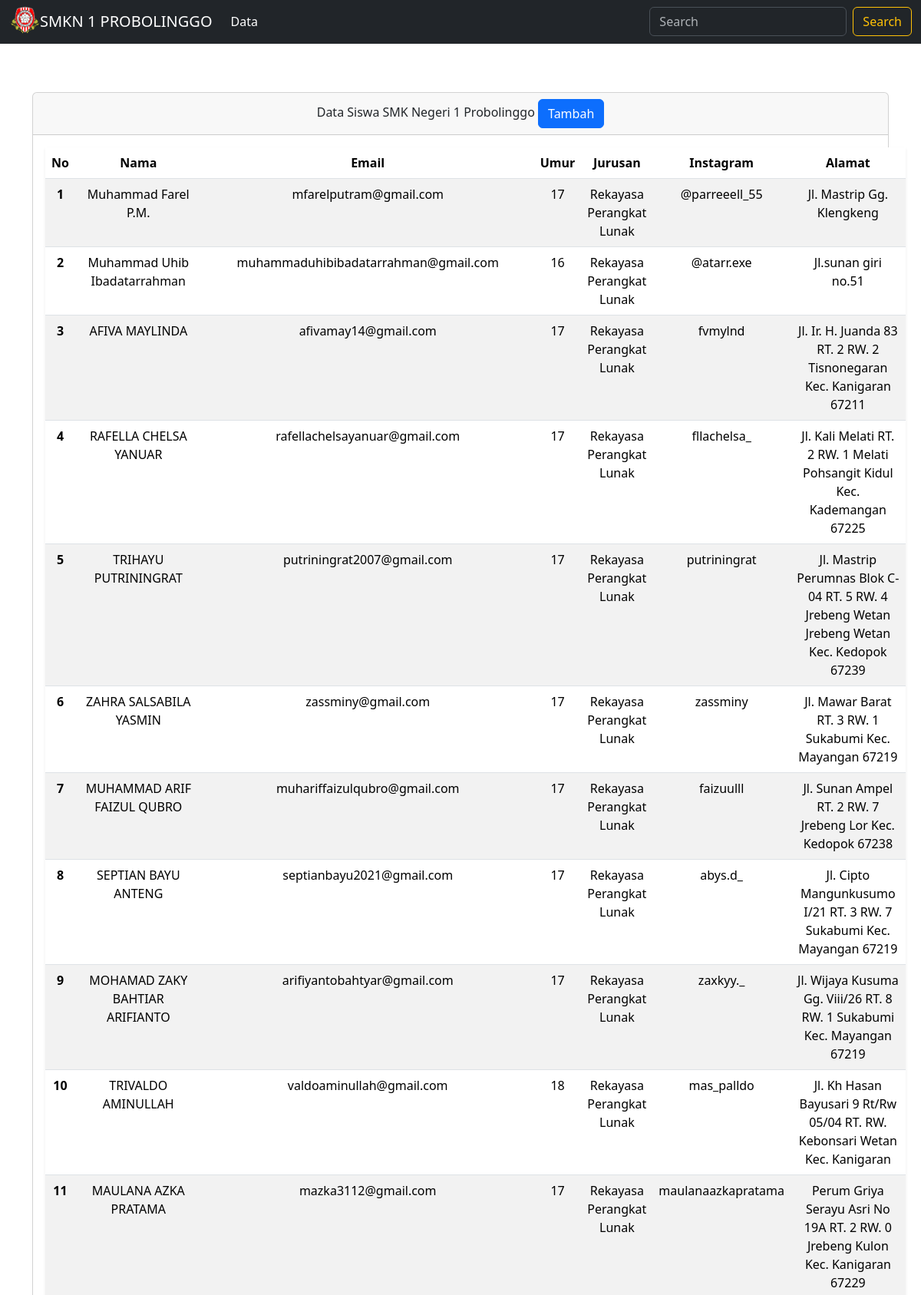
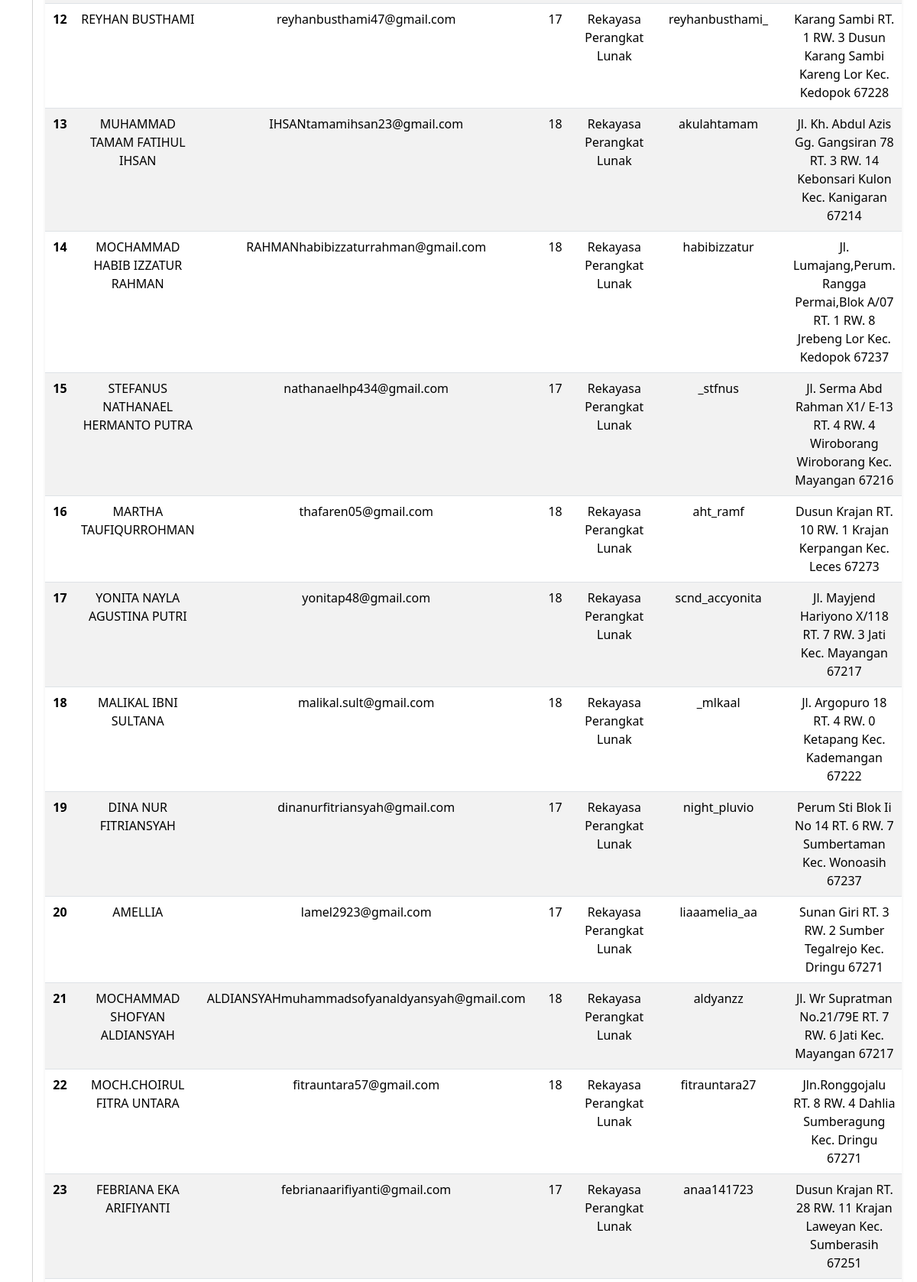
/page/data.php (upper part), run on the app's committed database (2 pictures, top to bottom).
### tables this page shows
CREATE TABLE `tbsiswa` (
  `id` int(11) NOT NULL,
  `nama` varchar(50) NOT NULL,
  `email` varchar(50) NOT NULL,
  `umur` varchar(50) NOT NULL,
  `jurusan` varchar(50) NOT NULL,
  `sosmed` varchar(50) NOT NULL,
  `alamat` varchar(225) NOT NULL
);

### page/data.php (the view, shortened to what this page needs)
<!DOCTYPE html>
<html lang="en">
<head>
    <link rel="stylesheet" href="https://cdn.jsdelivr.net/npm/@docsearch/css@3">
    <link rel="stylesheet" href="../assets/dist/css/bootstrap.min.css">
</head>
<body>
    <header data-bs-theme="dark">
  <nav class="navbar navbar-expand-md navbar-dark fixed-top bg-dark">
    <div class="container-fluid">
        <img src="../image/logo smkn.png" alt="" width="40px">
      <a class="navbar-brand" href="../index.php">SMKN 1 PROBOLINGGO</a>
      <div class="collapse navbar-collapse" id="navbarCollapse">
        <ul class="navbar-nav me-auto mb-2 mb-md-0">
          <li class="nav-item">
            <a class="nav-link active" aria-current="page" href="data.php">Data</a>
          </li>
        </ul>
        <form class="d-flex" role="search">
          <input class="form-control me-2" type="search" placeholder="Search" aria-label="Search">
          <button class="btn btn-outline-warning" type="submit">Search</button>
        </form>
      </div>
    </div>
  </nav>
</header>
    <br><br><br><br><br>
    <main>
    <?php
    include('../config/config.php');
    $sql = "SELECT nama, email, umur, jurusan, sosmed, alamat FROM tbsiswa";
    $result = $conn->query($sql);
    ?>
    <div class="container text-center">
        <div class="row align-items-center">
            <div class="col">
                <div class="card">
                <div class="card-header">
                        Data Siswa SMK Negeri 1 Probolinggo  <a href="tambah.php" class="btn btn-primary">Tambah</a>
                    </div>
                    <ul class="list-group list-group-flush">
                        <li class="list-group-item">
                        <table class="table table-striped mt-2 shadow-sm">
                         <thead>
                            <tr>
                            <th scope="col">No</th>
                            <th scope="col">Nama</th>
                            <th scope="col">Email</th>
                            <th scope="col">Umur</th>
                            <th scope="col">Jurusan</th>
                            <th scope="col">Instagram</th>
                            <th scope="col">Alamat</th>
                            </tr>
                        </thead>
                        <tbody>
                        <?php if ($result->num_rows > 0): ?>
                            <?php $no = 1; ?>
                            <?php while($row = $result->fetch_assoc()): ?>
                                <tr>
                                    <th scope="row"><?= $no++ ?></th>
                                    <td><?= htmlspecialchars($row['nama']) ?></td>
                                    <td><?= htmlspecialchars($row['email']) ?></td>
                                    <td><?= htmlspecialchars($row['umur']) ?></td>
                                    <td><?= htmlspecialchars($row['jurusan']) ?></td>
                                    <td><?= htmlspecialchars($row['sosmed']) ?></td>
                                    <td><?= htmlspecialchars($row['alamat']) ?></td>
                                </tr>
                            <?php endwhile; ?>
                        <?php else: ?>
                            <tr>
                                <td colspan="3">No data found</td>
                            </tr>
                        <?php endif; ?>
                        </tbody>
                        </table>
                        </li>
                    </ul>
                </div>
                </div>
        </div>
    </div>
    </main>
</body>
</html>

### data on the page
tbsiswa: nama "Muhammad Farel P.M.", email "mfarelputram@gmail.com", umur "17", jurusan "Rekayasa Perangkat Lunak", sosmed "@parreeell_55", alamat "Jl. Mastrip Gg. Klengkeng"
tbsiswa: nama "Muhammad Uhib Ibadatarrahman", email "muhammaduhibibadatarrahman@gmail.com", umur "16", jurusan "Rekayasa Perangkat Lunak", sosmed "@atarr.exe", alamat "Jl.sunan giri no.51"
tbsiswa: nama "AFIVA MAYLINDA", email "afivamay14@gmail.com", umur "17", jurusan "Rekayasa Perangkat Lunak", sosmed "fvmylnd", alamat "Jl. Ir. H. Juanda 83 RT. 2 RW. 2 Tisnonegaran Kec. Kanigaran 67211"
tbsiswa: nama "RAFELLA CHELSA YANUAR", email "rafellachelsayanuar@gmail.com", umur "17", jurusan "Rekayasa Perangkat Lunak", sosmed "fllachelsa_", alamat "Jl. Kali Melati RT. 2 RW. 1 Melati Pohsangit Kidul Kec. Kademangan 67225"
tbsiswa: nama "TRIHAYU PUTRININGRAT", email "putriningrat2007@gmail.com", umur "17", jurusan "Rekayasa Perangkat Lunak", sosmed "putriningrat", alamat "Jl. Mastrip Perumnas Blok C-04 RT. 5 RW. 4 Jrebeng Wetan Jrebeng Wetan Kec. Kedopok 67239"
tbsiswa: nama "ZAHRA SALSABILA YASMIN", email "zassminy@gmail.com", umur "17", jurusan "Rekayasa Perangkat Lunak", sosmed "zassminy", alamat "Jl. Mawar Barat RT. 3 RW. 1 Sukabumi Kec. Mayangan 67219"
tbsiswa: nama "MUHAMMAD ARIF FAIZUL QUBRO", email "muhariffaizulqubro@gmail.com", umur "17", jurusan "Rekayasa Perangkat Lunak", sosmed "faizuulll", alamat "Jl. Sunan Ampel RT. 2 RW. 7 Jrebeng Lor Kec. Kedopok 67238"
tbsiswa: nama "SEPTIAN BAYU ANTENG", email "septianbayu2021@gmail.com", umur "17", jurusan "Rekayasa Perangkat Lunak", sosmed "abys.d_", alamat "Jl. Cipto Mangunkusumo I/21 RT. 3 RW. 7 Sukabumi Kec. Mayangan 67219"
tbsiswa: nama "MOHAMAD ZAKY BAHTIAR ARIFIANTO", email "arifiyantobahtyar@gmail.com", umur "17", jurusan "Rekayasa Perangkat Lunak", sosmed "zaxkyy._", alamat "Jl. Wijaya Kusuma Gg. Viii/26 RT. 8 RW. 1 Sukabumi Kec. Mayangan 67219"
tbsiswa: nama "TRIVALDO AMINULLAH", email "valdoaminullah@gmail.com", umur "18", jurusan "Rekayasa Perangkat Lunak", sosmed "mas_palldo", alamat "Jl. Kh Hasan Bayusari 9 Rt/Rw 05/04 RT. RW. Kebonsari Wetan Kec. Kanigaran"
tbsiswa: nama "MAULANA AZKA PRATAMA", email "mazka3112@gmail.com", umur "17", jurusan "Rekayasa Perangkat Lunak", sosmed "maulanaazkapratama", alamat "Perum Griya Serayu Asri No 19A RT. 2 RW. 0 Jrebeng Kulon Kec. Kanigaran 67229"
tbsiswa: nama "REYHAN BUSTHAMI", email "reyhanbusthami47@gmail.com", umur "17", jurusan "Rekayasa Perangkat Lunak", sosmed "reyhanbusthami_", alamat "Karang Sambi RT. 1 RW. 3 Dusun Karang Sambi Kareng Lor Kec. Kedopok 67228"
tbsiswa: nama "MUHAMMAD TAMAM FATIHUL IHSAN", email "IHSANtamamihsan23@gmail.com", umur "18", jurusan "Rekayasa Perangkat Lunak", sosmed "akulahtamam", alamat "Jl. Kh. Abdul Azis Gg. Gangsiran 78 RT. 3 RW. 14 Kebonsari Kulon Kec. Kanigaran 67214"
tbsiswa: nama "MOCHAMMAD HABIB IZZATUR RAHMAN", email "RAHMANhabibizzaturrahman@gmail.com", umur "18", jurusan "Rekayasa Perangkat Lunak", sosmed "habibizzatur", alamat "Jl. Lumajang,Perum. Rangga Permai,Blok A/07 RT. 1 RW. 8 Jrebeng Lor Kec. Kedopok 67237"
tbsiswa: nama "STEFANUS NATHANAEL HERMANTO PUTRA", email "nathanaelhp434@gmail.com", umur "17", jurusan "Rekayasa Perangkat Lunak", sosmed "_stfnus", alamat "Jl. Serma Abd Rahman X1/ E-13 RT. 4 RW. 4 Wiroborang Wiroborang Kec. Mayangan 67216"
tbsiswa: nama "MARTHA TAUFIQURROHMAN", email "thafaren05@gmail.com", umur "18", jurusan "Rekayasa Perangkat Lunak", sosmed "aht_ramf", alamat "Dusun Krajan RT. 10 RW. 1 Krajan Kerpangan Kec. Leces 67273"
tbsiswa: nama "YONITA NAYLA AGUSTINA PUTRI", email "yonitap48@gmail.com", umur "18", jurusan "Rekayasa Perangkat Lunak", sosmed "scnd_accyonita", alamat "Jl. Mayjend Hariyono X/118 RT. 7 RW. 3 Jati Kec. Mayangan 67217"
tbsiswa: nama "MALIKAL IBNI SULTANA", email "malikal.sult@gmail.com", umur "18", jurusan "Rekayasa Perangkat Lunak", sosmed "_mlkaal", alamat "Jl. Argopuro 18 RT. 4 RW. 0 Ketapang Kec. Kademangan 67222"
tbsiswa: nama "DINA NUR FITRIANSYAH", email "dinanurfitriansyah@gmail.com", umur "17", jurusan "Rekayasa Perangkat Lunak", sosmed "night_pluvio", alamat "Perum Sti Blok Ii No 14 RT. 6 RW. 7 Sumbertaman Kec. Wonoasih 67237"
tbsiswa: nama "AMELLIA", email "lamel2923@gmail.com", umur "17", jurusan "Rekayasa Perangkat Lunak", sosmed "liaaamelia_aa", alamat "Sunan Giri RT. 3 RW. 2 Sumber Tegalrejo Kec. Dringu 67271"
tbsiswa: nama "MOCHAMMAD SHOFYAN ALDIANSYAH", email "ALDIANSYAHmuhammadsofyanaldyansyah@gmail.com", umur "18", jurusan "Rekayasa Perangkat Lunak", sosmed "aldyanzz", alamat "Jl. Wr Supratman No.21/79E RT. 7 RW. 6 Jati Kec. Mayangan 67217"
tbsiswa: nama "MOCH.CHOIRUL FITRA UNTARA", email "fitrauntara57@gmail.com", umur "18", jurusan "Rekayasa Perangkat Lunak", sosmed "fitrauntara27", alamat "Jln.Ronggojalu RT. 8 RW. 4 Dahlia Sumberagung Kec. Dringu 67271"
tbsiswa: nama "FEBRIANA EKA ARIFIYANTI", email "febrianaarifiyanti@gmail.com", umur "17", jurusan "Rekayasa Perangkat Lunak", sosmed "anaa141723", alamat "Dusun Krajan RT. 28 RW. 11 Krajan Laweyan Kec. Sumberasih 67251"
